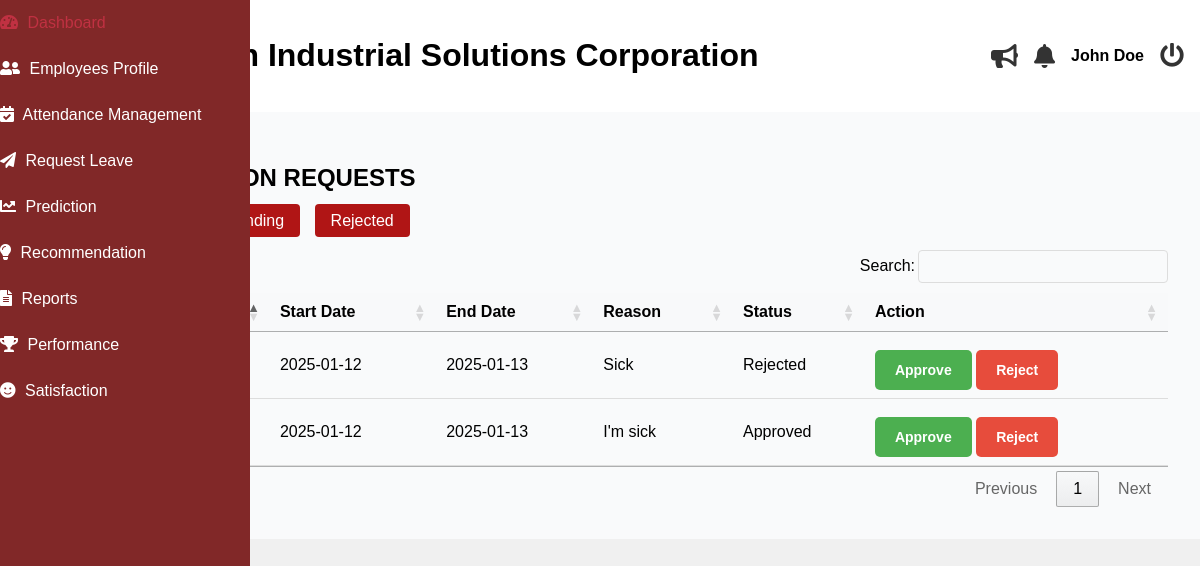
The app's page /superadmin/leave.php (signed in), older data.
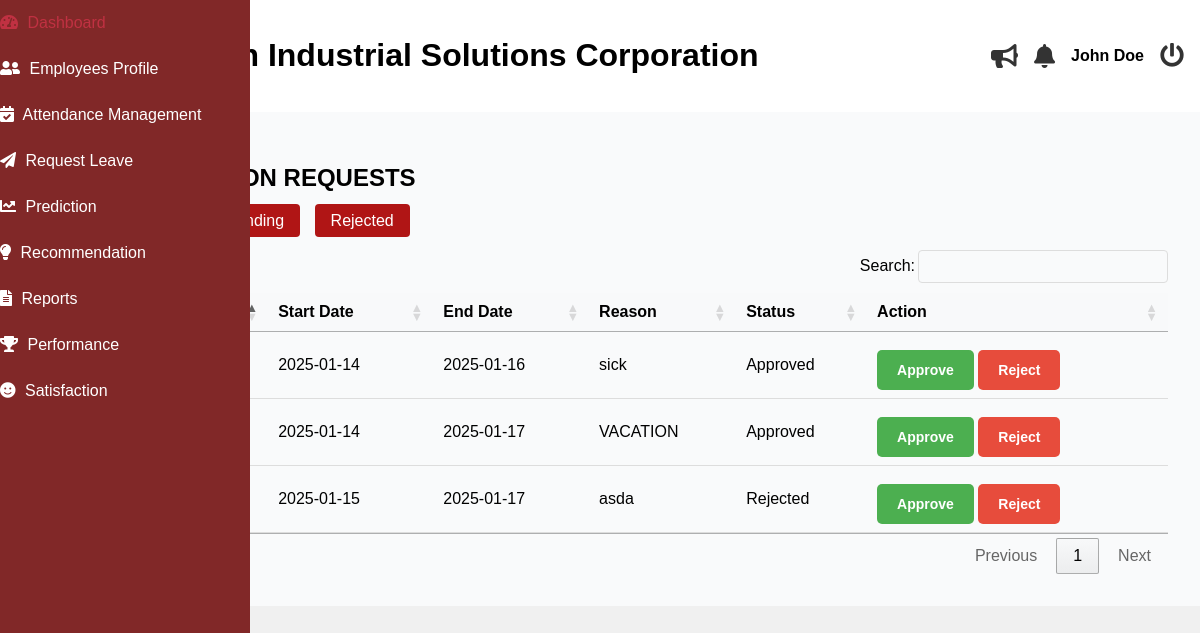
The same page, newer data.
### tables this page shows
CREATE TABLE `leave_applications` (
  `leave_id` int(11) NOT NULL,
  `employee_id` int(11) NOT NULL,
  `leave_type` enum('Sick','Vacation','Emergency','Other') NOT NULL,
  `start_date` date NOT NULL,
  `end_date` date NOT NULL,
  `number_of_days` varchar(32) NOT NULL,
  `reason` text DEFAULT NULL,
  `status` enum('Pending','Approved','Rejected') DEFAULT 'Pending'
);

### superadmin/leave.php (the view, shortened to what this page needs)
<?php
include('header.php');
include('includes/sideBar.php');
$conn = mysqli_connect('localhost', 'root', '', 'esetech');
$status_filter = isset($_GET['status']) ? $_GET['status'] : 'all';
$sql = "
    SELECT
        leave_applications.*,
        CONCAT(employees.first_name, ' ', employees.last_name) AS employee_name
    FROM leave_applications
    JOIN employees
    ON leave_applications.employee_id = employees.employee_id";
$result = mysqli_query($conn, $sql);
?>
<nav class="sidebar">
    <ul>
        <li><a href="./dashboard"><i class="fas fa-tachometer-alt"></i> Dashboard</a></li>
        <li><a href="./employees"><i class="fas fa-user-friends"></i> Employees Profile</a></li>
        <li class="dropdown">
            <a href="#attendance-dropdown" class="dropdown-toggle"><i class="fas fa-calendar-check"></i> Attendance Management</a>
        </li>
        <li><a href="./leave"><i class="fas fa-paper-plane"></i> Request Leave</a></li>
        <li><a href="./predict"><i class="fas fa-chart-line"></i> Prediction</a></li>
        <li><a href="./recommendation"><i class="fas fa-lightbulb"></i> Recommendation</a></li>
        <li><a href="./reports"><i class="fas fa-file-alt"></i> Reports</a></li>
        <li><a href="./performance-evaluation"><i class="fas fa-trophy"></i> Performance</a></li>
        <li><a href="./satisfaction"><i class="fas fa-smile"></i> Satisfaction</a></li>
    </ul>
</nav>
<link rel="stylesheet" href="https://cdn.datatables.net/1.13.5/css/jquery.dataTables.min.css" />
<main class="main-content">
    <section id="dashboard">
        <h2>LEAVE APPLICATION REQUESTS</h2>
        <div class="filter-buttons">
            <a href="?status=all" class="<?php echo $status_filter == 'all' ? 'active' : ''; ?>">All</a>
            <a href="?status=Approved" class="<?php echo $status_filter == 'Approved' ? 'active' : ''; ?>">Accepted</a>
            <a href="?status=Pending" class="<?php echo $status_filter == 'Pending' ? 'active' : ''; ?>">Pending</a>
            <a href="?status=Rejected" class="<?php echo $status_filter == 'Rejected' ? 'active' : ''; ?>">Rejected</a>
        </div>
        <table id="myTable" class="styled-table">
    <thead>
        <tr>
            <th>Employee Name</th>
            <th>Start Date</th>
            <th>End Date</th>
            <th>Reason</th>
            <th>Status</th>
            <th>Action</th>
        </tr>
    </thead>
    <tbody>
        <?php while ($row = mysqli_fetch_assoc($result)) { ?>
            <tr>
                <td><?php echo htmlspecialchars($row['employee_name']); ?></td>
                <td><?php echo htmlspecialchars($row['start_date']); ?></td>
                <td><?php echo htmlspecialchars($row['end_date']); ?></td>
                <td><?php echo htmlspecialchars($row['reason']); ?></td>
                <td><?php echo htmlspecialchars($row['status']); ?></td>
                <td>
                    <form action="./process_leave" method="POST">
                        <button type="submit" name="action" value="approve"
                            <?php echo ($row['status'] != 'Pending') ? 'disabled' : ''; ?>>
                            Approve
                        </button>
                        <button type="submit" name="action" value="reject"
                            <?php echo ($row['status'] != 'Pending') ? 'disabled' : ''; ?>>
                            Reject
                        </button>
                    </form>
                </td>
            </tr>
        <?php } ?>
    </tbody>
</table>
    </section>
</main>
<?php
include('footer.php');
?>

Row changes from the older to the newer data that the page shows:
removed leave_applications: start_date "2025-01-12", end_date "2025-01-13", reason "I'm sick", status "Approved"
removed leave_applications: start_date "2025-01-12", end_date "2025-01-13", reason "Sick", status "Rejected"
added leave_applications: start_date "2025-01-14", end_date "2025-01-16", reason "sick", status "Approved"
added leave_applications: start_date "2025-01-14", end_date "2025-01-17", reason "VACATION", status "Approved"
added leave_applications: start_date "2025-01-15", end_date "2025-01-17", reason "asda", status "Rejected"
